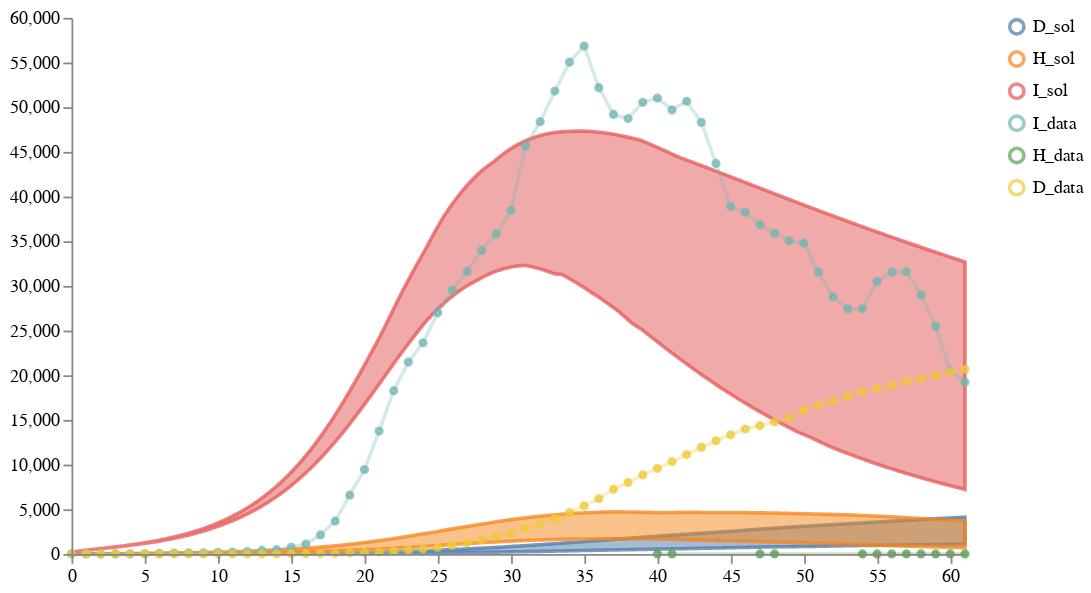

The notebook cell saved with this chart:
### Markdown cell above
### MODEL 3 - Age-Structured SEIRHD with NPI of Type I, Model Version 3

### Code cell
num_samples = 100
models = [model3]
data_location = DATA_PATH + "NYS_T1_forecast1.csv"
weights = [1]
solution_mappings = [{"I": "infected", "H": "hospitalized", "D": "dead"}]

# Run the calibration and sampling
result1A3 = load_and_calibrate_and_sample_ensemble_model(
    models,
    data_location,
    weights,
    solution_mappings,
    num_samples,
    timepoints1,
    verbose=True,
    total_population=19340000,
    num_iterations=N_ITERATIONS,
    time_unit="days",
    visual_options={"title": "Calibrated Ensemble", "keep":".*_sol"}
)

# # Save results
# result1A3["data"].to_csv("../../notebook/ensemble_eval_sa/ensemble_results/partI_ensemble_of_one_results.csv", index=False)
# result1A3["quantiles"].to_csv("../../notebook/ensemble_eval_sa/ensemble_results/partI_ensemble_of_one_quantiles.csv", index=False)

# Plot results
schema = plots.trajectories(pd.DataFrame(result1A3["data"]), keep=".*_sol",
                            points=all_data1.reset_index(drop=True).rename(columns={"I":"I_data", "H":"H_data", "D":"D_data"}),
                           )
schema = plots.pad(schema, 5)
plots.ipy_display(schema)

### Figure 1 — Vega specification as saved in the notebook (floating-point values rounded to 4 significant figures; data arrays with more than 128 entries replaced by an {"elided": "..."} marker saying what was removed)
{"$schema": "https://vega.github.io/schema/vega/v5.json", "axes": [{"name": "x_axis", "orient": "bottom", "scale": "xscale", "zindex": 100}, {"name": "y_axis", "orient": "left", "scale": "yscale", "zindex": 100}], "data": [{"name": "distributions", "values": {"elided": "1833 records"}}, {"name": "traces", "transform": [{"expr": "isValid(datum.value)", "type": "filter"}], "values": []}, {"name": "points", "values": {"elided": "136 records"}}, {"name": "markers", "values": []}, {"name": "selected", "on": [{"remove": true, "trigger": "clear"}, {"remove": true, "trigger": "!shift"}, {"insert": "clicked", "trigger": "!shift && clicked"}, {"toggle": "clicked", "trigger": "shift && clicked"}]}], "height": 300, "legends": [{"encode": {"labels": {"interactive": true, "name": "legendLabel", "update": {"opacity": [{"test": "!length(data('selected')) || indata('selected', 'value', datum.value)", "value": 1}, {"value": 0.25}]}}, "symbols": {"interactive": true, "name": "legendSymbol", "update": {"fill": {"value": "transparent"}, "opacity": [{"test": "!length(data('selected')) || indata('selected', 'value', datum.value)", "value": 0.7}, {"value": 0.15}], "size": {"value": 64}, "strokeWidth": {"value": 2}}}}, "name": "color_legend", "stroke": "color"}], "marks": [{"from": {"facet": {"data": "points", "groupby": "trajectory", "name": "points_split"}}, "marks": [{"encode": {"hover": {"fillOpacity": {"value": 0.9}}, "update": {"fill": {"field": "trajectory", "scale": "color"}, "fillOpacity": [{"test": "!length(data('selected')) || indata('selected', 'value', datum.trajectory)", "value": 0.5}, {"value": 0.15}], "size": {"value": 10}, "stroke": {"field": "trajectory", "scale": "color"}, "strokeOpacity": [{"test": "!length(data('selected')) || indata('selected', 'value', datum.trajectory)", "value": 0.75}, {"value": 0.15}], "strokeWidth": {"value": 2}, "tooltip": {"field": "value"}, "x": {"field": "timepoint", "scale": "xscale"}, "y": {"field": "value", "scale": "yscale"}}}, "from": {"data": "points_split"}, "name": "_points_symbol", "type": "symbol", "zindex": 3}, {"encode": {"hover": {"fillOpacity": {"value": 0.9}}, "update": {"interpolate": {"value": "linear"}, "stroke": {"field": "trajectory", "scale": "color"}, "strokeOpacity": [{"test": "!length(data('selected')) || indata('selected', 'value', datum.trajectory)", "value": 0.3}, {"value": 0.1}], "strokeWidth": {"value": 2}, "x": {"field": "timepoint", "scale": "xscale"}, "y": {"field": "value", "scale": "yscale"}}}, "from": {"data": "points_split"}, "name": "_points_line", "type": "line", "zindex": 3}], "name": "_points", "type": "group", "zindex": 3}, {"from": {"facet": {"data": "traces", "groupby": "trajectory", "name": "traces_split"}}, "marks": [{"encode": {"hover": {"fillOpacity": {"value": 0.9}}, "update": {"interpolate": {"value": "linear"}, "stroke": {"field": "trajectory", "scale": "color"}, "strokeOpacity": [{"test": "!length(data('selected')) || indata('selected', 'value', datum.trajectory)", "value": 0.75}, {"value": 0.15}], "strokeWidth": {"value": 2}, "x": {"field": "timepoint", "scale": "xscale"}, "y": {"field": "value", "scale": "yscale"}}}, "from": {"data": "traces_split"}, "name": "_traces_lines", "type": "line"}], "name": "_traces", "type": "group", "zindex": 2}, {"from": {"facet": {"data": "distributions", "groupby": "trajectory", "name": "trajectory_split"}}, "marks": [{"encode": {"hover": {"fillOpacity": {"value": 0.9}}, "update": {"fill": {"field": "trajectory", "scale": "color"}, "fillOpacity": [{"test": "!length(data('selected')) || indata('selected', 'value', datum.trajectory)", "value": 0.5}, {"value": 0.15}], "interpolate": {"value": "linear"}, "stroke": {"field": "trajectory", "scale": "color"}, "strokeOpacity": [{"test": "!length(data('selected')) || indata('selected', 'value', datum.trajectory)", "value": 0.75}, {"value": 0.15}], "strokeWidth": {"value": 2}, "x": {"field": "timepoint", "scale": "xscale"}, "y": {"field": "upper", "scale": "yscale"}, "y2": {"field": "lower", "scale": "yscale"}}}, "from": {"data": "trajectory_split"}, "type": "area"}], "name": "_distributions", "type": "group", "zindex": 1}, {"marks": [{"encode": {"enter": {"stroke": {"value": "lightgray"}}, "update": {"opacity": {"value": 1}, "x": {"field": "timepoint", "scale": "xscale"}, "y": {"signal": "height"}, "y2": {"value": 0}}}, "from": {"data": "markers"}, "name": "_marker text", "type": "rule"}, {"encode": {"enter": {"fontSize": {"value": 8}, "text": {"field": "datum.label"}, "y": {"value": 0}}}, "from": {"data": "_marker text"}, "name": "_marker flags", "transform": [{"as": ["x", "_y", "opacity", "align", "baseline"], "lineAnchor": "start", "offset": [1], "size": {"signal": "[width, height]"}, "type": "label"}], "type": "text"}], "name": "_markers", "type": "group"}], "padding": 5, "scales": [{"domain": {"fields": [{"data": "distributions", "field": "timepoint"}, {"data": "traces", "field": "timepoint"}, {"data": "points", "field": "timepoint"}, {"data": "markers", "field": "timepoint"}]}, "name": "xscale", "range": "width", "type": "linear", "zero": false}, {"domain": {"fields": [{"data": "distributions", "field": "lower"}, {"data": "distributions", "field": "upper"}, {"data": "traces", "field": "value"}, {"data": "points", "field": "value"}]}, "name": "yscale", "nice": true, "range": "height", "type": "linear", "zero": true}, {"domain": {"fields": [{"data": "distributions", "field": "trajectory"}, {"data": "traces", "field": "trajectory"}, {"data": "points", "field": "trajectory"}]}, "name": "color", "range": "category", "type": "ordinal"}], "signals": [{"name": "clear", "on": [{"events": "mouseup[!event.item]", "force": true, "update": "true"}], "value": true}, {"name": "shift", "on": [{"events": "@legendSymbol:click, @legendLabel:click", "force": true, "update": "event.shiftKey"}], "value": false}, {"name": "clicked", "on": [{"events": "@legendSymbol:click, @legendLabel:click", "force": true, "update": "{value: datum.value}"}], "value": null}], "width": 500}
